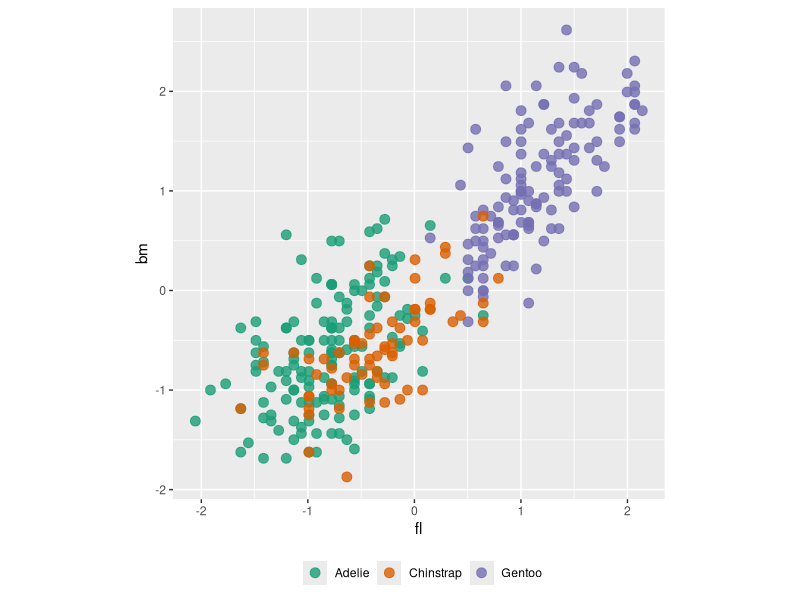

Here is the R script that generated this plot: (Note: this script raises an error after producing the figure.)

# Printing
options(digits=2, width=120)

# libraries
library(tidyverse)
library(ggthemes)

## ----eval=FALSE, echo=TRUE------------------------------
#> # Install from CRAN
#> install.packages(c("tourr",
#>                    "geozoo",
#>                    "spinifex",
#>                    "liminal",
#>                    "tidyverse",
#>                    "palmerpenguins",
#>                    "RColorBrewer"))
#> # Getting help
#> help(package="tourr")


## -------------------------------------------------------
sessionInfo()


## ----runthis1, echo=TRUE--------------------------------
library(tidyverse)
library(palmerpenguins)
penguins <- penguins %>% filter(!is.na(bill_length_mm)) 
penguins_sub <- penguins[,c(1, 3:6)] %>% 
  mutate(across(where(is.numeric),  ~ scale(.)[,1])) %>%
  rename(bl = bill_length_mm,
         bd = bill_depth_mm,
         fl = flipper_length_mm,
         bm = body_mass_g)
summary(penguins_sub)


## ----echo=TRUE, eval=FALSE------------------------------
#> ggplot(penguins_sub,
#>    aes(x=fl,
#>        y=bm,
#>        colour=species)) +
#>   geom_point(alpha=0.8,
#>              size=3) +
#>   scale_colour_brewer("",
#>     palette="Dark2") +
#>   theme(aspect.ratio=1,
#>   legend.position="bottom")


## ----runthis2, fig.width=5, fig.height=5, out.width="100%"----
ggplot(penguins_sub, 
   aes(x=fl, 
       y=bm, 
       colour=species)) +
  geom_point(alpha=0.8, 
             size=3) +
  scale_colour_brewer("",
    palette="Dark2") + 
  theme(aspect.ratio=1,
  legend.position="bottom")


## ----runthis3, echo=TRUE, eval=FALSE--------------------
library(RColorBrewer)
clrs <- brewer.pal(3, "Dark2")
col <- clrs[
   as.numeric(
     penguins_sub$species)]
 animate_xy(penguins_sub[,2:5],
            col=col,
            axes="off")


## ----eval=FALSE-----------------------------------------
#> library(RColorBrewer)
#> set.seed(20200622)
#> clrs <- brewer.pal(3, "Dark2")
#> col <- clrs[as.numeric(penguins_sub$species)]
#> render_gif(penguins_sub[,2:5], grand_tour(),
#>            display_xy(col=col, axes="bottomleft"),
#>            "penguins2d.gif", apf=1/5,
#>            frames=100, width=300, height=300)


## ----fig.width=4, fig.height=4, out.width="100%"--------
ggplot(penguins_sub, aes(x=bl, y=bd, colour=species)) +
  geom_point() +
  scale_colour_brewer("", palette="Dark2") +
  theme(aspect.ratio=1)


## ----fig.width=4, fig.height=4, out.width="100%"--------
ggplot(penguins_sub, aes(x=bd, y=bm, colour=species)) +
  geom_point() +
  scale_colour_brewer("", palette="Dark2") +
  theme(aspect.ratio=1)


## ----understanding, eval=FALSE--------------------------
#> # Generate a plotly animation to demonstrate
#> library(plotly)
#> library(htmltools)
#> 
#> # Generate sequence of bases
#> # set.seed(3)
#> set.seed(4)
#> random_start <- basis_random(4)
#> bases <- save_history(penguins_sub[,3:6], grand_tour(2),
#>     start=random_start, max = 5)
#> bases[,,1] <- random_start # something needs fixing
#> tour_path <- interpolate(bases, 0.1)
#> d <- dim(tour_path)
#> 
#> # Make really big data of all projections
#> penguins_d <- NULL; penguins_axes <- NULL
#> for (i in 1:d[3]) {
#>   fp <- as.matrix(penguins_sub[,2:5]) %*%
#>     matrix(tour_path[,,i], ncol=d[2])
#>   fp <- tourr::center(fp)
#>   colnames(fp) <- c("d1", "d2")
#>   penguins_d <- rbind(penguins_d, cbind(fp, rep(i+10, nrow(fp))))
#>   fa <- cbind(matrix(0, d[1], d[2]),
#>               matrix(tour_path[,,i], ncol=d[2]))
#>   colnames(fa) <- c("origin1", "origin2", "d1", "d2")
#>   penguins_axes <- rbind(penguins_axes,
#>                          cbind(fa, rep(i+10, nrow(fa))))
#> }
#> colnames(penguins_d)[3] <- "indx"
#> colnames(penguins_axes)[5] <- "indx"
#> 
#> df <- as_tibble(penguins_d) %>%
#>   mutate(species = rep(penguins_sub$species, d[3]))
#> dfaxes <- as_tibble(penguins_axes) %>%
#>   mutate(labels=rep(colnames(penguins_sub[,2:5]), d[3]))
#> dfaxes_mat <- dfaxes %>%
#>   mutate(xloc = rep(max(df$d1)+1, d[3]*d[1]),
#>          yloc=rep(seq(-1.2, 1.2, 0.8), d[3]),
#>          coef=paste(round(dfaxes$d1, 2), ", ",
#>                     round(dfaxes$d2, 2)))
#> p <- ggplot() +
#>        geom_segment(data=dfaxes,
#>                     aes(x=d1*2-5, xend=origin1-5,
#>                         y=d2*2, yend=origin2,
#>                         frame = indx), colour="grey70") +
#>        geom_text(data=dfaxes, aes(x=d1*2-5, y=d2*2, label=labels,
#>                                   frame = indx), colour="grey70") +
#>        geom_point(data = df, aes(x = d1, y = d2, colour=species,
#>                                  frame = indx), size=1) +
#>        scale_colour_brewer("", palette="Dark2") +
#>        geom_text(data=dfaxes_mat, aes(x=xloc, y=yloc,
#>                                   label=coef, frame = indx)) +
#>        theme_void() +
#>        coord_fixed() +
#>   theme(legend.position="none")
#> pg <- ggplotly(p, width=700, height=400) %>%
#>   animation_opts(200, redraw = FALSE,
#>                  easing = "linear", transition=0)
#> save_html(pg, file="penguins_manual_demo.html")


## ----runthis4, eval=FALSE-------------------------------
#> sphere1 <- sphere.hollow(p=4)$points %>% as_tibble()
#> animate_xy(sphere1, axes="bottomleft")


## ----eval=FALSE-----------------------------------------
#> render_gif(sphere1, grand_tour(),
#>            display_xy(axes="bottomleft"),
#>            "sphere4d_1.gif", frames=100, width=400, height=400)


## ----runthis5, eval=FALSE-------------------------------
#> sphere2 <- sphere.solid.random(p=4)$points %>% as_tibble()
#> animate_xy(sphere2, axes="bottomleft")


## ----eval=FALSE-----------------------------------------
#> render_gif(sphere2, grand_tour(),
#>            display_xy(axes="bottomleft"),
#>            "sphere4d_2.gif", frames=100, width=400, height=400)


## ----runthis6, eval=FALSE-------------------------------
#> cube1 <- cube.face(p=4)$points %>% as_tibble()
#> animate_xy(cube1, axes="bottomleft")


## ----eval=FALSE-----------------------------------------
#> render_gif(cube1, grand_tour(),
#>            display_xy(axes="bottomleft"),
#>            "cube4d_1.gif", frames=100, width=400, height=400)


## ----runthis7, eval=FALSE-------------------------------
#> cube2 <- cube.solid.random(p=4)$points %>% as_tibble()
#> animate_xy(cube2, axes="bottomleft")


## ----eval=FALSE-----------------------------------------
#> render_gif(cube2, grand_tour(),
#>            display_xy(axes="bottomleft"),
#>            "cube4d_2.gif", frames=100, width=400, height=400)
#> 


## ----runthis8, eval=FALSE-------------------------------
#> torus <- torus(p = 4, n = 5000, radius=c(8, 4, 1))$points %>% as_tibble()
#> animate_xy(torus, axes="bottomleft")


## ----eval=FALSE-----------------------------------------
#> render_gif(torus, grand_tour(),
#>            display_xy(axes="bottomleft"),
#>            "torus4d.gif", frames=100, width=400, height=400)


## ----runthis9, eval=FALSE-------------------------------
#> mobius <- mobius()$points %>% as_tibble()
#> animate_xy(mobius, axes="bottomleft")


## ----eval=FALSE-----------------------------------------
#> render_gif(mobius, grand_tour(),
#>            display_xy(axes="bottomleft"),
#>            "mobius.gif", frames=100, width=400, height=400)


## ----eval=FALSE-----------------------------------------
#> set.seed(1000)
#> sphere1 <- sphere.hollow(p=4)$points %>% as_tibble()
#> sphere1$group <- "sphere"
#> t2 <- save_history(penguins_sub[,2:5], grand_tour(1),
#>   max = 20)
#> t2_interp <- tourr::interpolate(t2)
#> t2_interp_m <- apply(t2_interp, c(3,1), c) %>% as_tibble()
#> t2_interp_m$group <- "path"
#> tour_path_1d <- bind_rows(sphere1, t2_interp_m)
#> t_pch <- c(rep(16, nrow(sphere1)), rep(16, nrow(t2_interp_m)))
#> t_col <- c(rep("grey70", nrow(sphere1)), rep("orange", nrow(t2_interp_m)))
#> t_cex <- c(rep(1, nrow(sphere1)), rep(2, nrow(t2_interp_m)))
#> render_gif(tour_path_1d[,1:4], grand_tour(), display_xy(pch=t_pch, col=t_col, cex=t_cex, axes="off", half_range=0.6), gif_file="tour_path.gif", apf=1/5)


## ----eval=FALSE-----------------------------------------
#> clrs <- brewer.pal(3, "Dark2")
#> col <- clrs[
#>   as.numeric(
#>     penguins_sub$species)]
#> set.seed(2022)
#> render_gif(penguins_sub[,2:5], guided_tour(lda_pp(penguins_sub$species)),
#>            display_xy(col=col, axes="bottomleft"),
#>            "penguins2d_guided.gif",
#>            frames=100, width=300, height=300, loop=FALSE)


## ----runthis10, eval=FALSE------------------------------
animate_xy(penguins_sub[,2:5], grand_tour(),
            axes = "bottomleft", col=col)
set.seed(2022)
pp <- animate_xy(penguins_sub[,2:5],
           guided_tour(lda_pp(penguins_sub$species)),
           axes = "bottomleft", col=col)
best_proj <- pp$basis[length(pp$basis)][[1]] # Save the final projection


## ----eval=FALSE-----------------------------------------
#> clrs <- brewer.pal(3, "Dark2")
#> col <- clrs[as.numeric(penguins_sub$species)]
#> render_gif(data=penguins_sub[,2:5],
#>            tour_path = radial_tour(as.matrix(best_proj), mvar = 2),
#>            display = display_xy(col = col),
#>            gif_file = "penguins_rt_bd.gif",
#>            apf = 1/20,
#>            frames = 100,
#>            width = 300, height = 300)
#> 
#> render_gif(data=penguins_sub[,2:5],
#>            tour_path = radial_tour(as.matrix(best_proj), mvar = 1),
#>            display = display_xy(col = col),
#>            gif_file = "penguins_rt_bl.gif",
#>            apf = 1/20,
#>            frames = 100,
#>            width = 300, height = 300)
#> 
#> render_gif(data=penguins_sub[,2:5],
#>            tour_path = radial_tour(as.matrix(best_proj), mvar = 3),
#>            display = display_xy(col = col),
#>            gif_file = "penguins_rt_fl.gif",
#>            apf = 1/20,
#>            frames = 100,
#>            width = 300, height = 300)
#> 
#> render_gif(data=penguins_sub[,2:5],
#>            tour_path = radial_tour(as.matrix(best_proj), mvar = 4),
#>            display = display_xy(col = col),
#>            gif_file = "penguins_rt_bm.gif",
#>            apf = 1/20,
#>            frames = 100,
#>            width = 300, height = 300)
#> 


## ----runthis11, eval=FALSE------------------------------
#> clrs <- brewer.pal(3, "Dark2")
#> col <- clrs[as.numeric(penguins_sub$species)]
#> # Check contribution of bl, change mvar to switch variables
animate_xy(penguins_sub[,2:5],
           radial_tour(as.matrix(best_proj), 
                       mvar = 3),
           col = col)


## ----eval=FALSE-----------------------------------------
#> render_gif(penguins_sub[,2:5], local_tour(start=best_proj, 0.9),
#>            display_xy(col=col, axes="bottomleft"),
#>            "penguins2d_local.gif",
#>            frames=200, width=300, height=300)


## ----runthis12, eval=FALSE------------------------------
#> animate_xy(penguins_sub[,2:5], local_tour(start=best_proj, 0.9),
#>            axes = "bottomleft", col=col)


## ----runthis13, eval=FALSE------------------------------
#> sphere2 <- sphere.solid.random(p=4)$points %>% as_tibble()
#> animate_slice(sphere2, axes="bottomleft")


## ----eval=FALSE-----------------------------------------
#> render_gif(sphere2, grand_tour(),
#>            display_slice(axes="bottomleft"),
#>            "sphere4d_solid_slice.gif", frames=100, width=400, height=400)
#> 


## ----runthis14, eval=FALSE------------------------------
#> sphere1 <- sphere.hollow(p=4)$points %>% as_tibble()
#> animate_slice(sphere1, axes="bottomleft", half_range=0.6)


## ----eval=FALSE-----------------------------------------
#> render_gif(sphere1, grand_tour(),
#>            display_slice(axes="bottomleft", half_range=0.6),
#>            "sphere4d_slice.gif", frames=100, width=400, height=400)


## ----runthis15, eval=FALSE------------------------------
#> torus <- torus(p = 4, n = 5000, radius=c(8, 4, 1))$points %>% as_tibble()
#> animate_slice(torus, axes="bottomleft", half_range=0.8)


## ----eval=FALSE-----------------------------------------
#> render_gif(torus, grand_tour(),
#>            display_slice(axes="bottomleft", half_range=0.8),
#>            "torus4d_slice.gif", frames=100, width=400, height=400)


## ----runthis16, eval=FALSE------------------------------
#> cube1 <- cube.face(p=4)$points %>% as_tibble()
#> # Slicing needs data to be on a standard scale
#> cube1_std <- cube1 %>%
#>   mutate(across(where(is.numeric),  ~ scale(.)[,1]))
#> animate_slice(cube1_std, axes="bottomleft")


## ----eval=FALSE-----------------------------------------
#> render_gif(cube1_std, grand_tour(),
#>            display_slice(axes="bottomleft"),
#>            "cube4d_slice.gif", frames=100, width=400, height=400)


## ----runthis17, eval=FALSE, echo=TRUE-------------------
#> penguins_pca <- prcomp(penguins_sub[,2:5], center = FALSE)
#> penguins_coefs <- penguins_pca$rotation[, 1:3]
#> penguins_scores <- penguins_pca$x[, 1:3]
#> clrs <- brewer.pal(3, "Dark2")
#> col <- clrs[
#>   as.numeric(
#>     penguins_sub$species)]
#> animate_pca(penguins_scores, pc_coefs = penguins_coefs, col=col)


## ----eval=FALSE-----------------------------------------
#> render_gif(penguins_scores, grand_tour(),
#>            display_pca(pc_coefs = penguins_coefs,
#>                        col=col, axes="bottomleft"),
#>            "penguins2d_pca.gif",
#>            frames=100, width=300, height=300)


## ----eval=FALSE-----------------------------------------
#> 
#> render_gif(data=penguins_sub[,2:5],
#>            tour_path = grand_tour(1),
#>            display = display_dist(half_range = 1.3),
#>            gif_file = "penguins1d.gif",
#>            apf = 1/20,
#>            frames = 100,
#>            width = 300, height = 300)
#> render_gif(penguins_sub[,2:5], grand_tour(),
#>            display_density2d(col=col, axes="bottomleft"),
#>            "penguins2d_dens.gif",
#>            frames=100, width=300, height=300)


## ----runthis18, eval=FALSE------------------------------
#> animate_dist_cl(penguins_sub[,2:5], half_range=1.3)
#> animate_density2d(penguins_sub[,2:5], col=col, axes="bottomleft")

